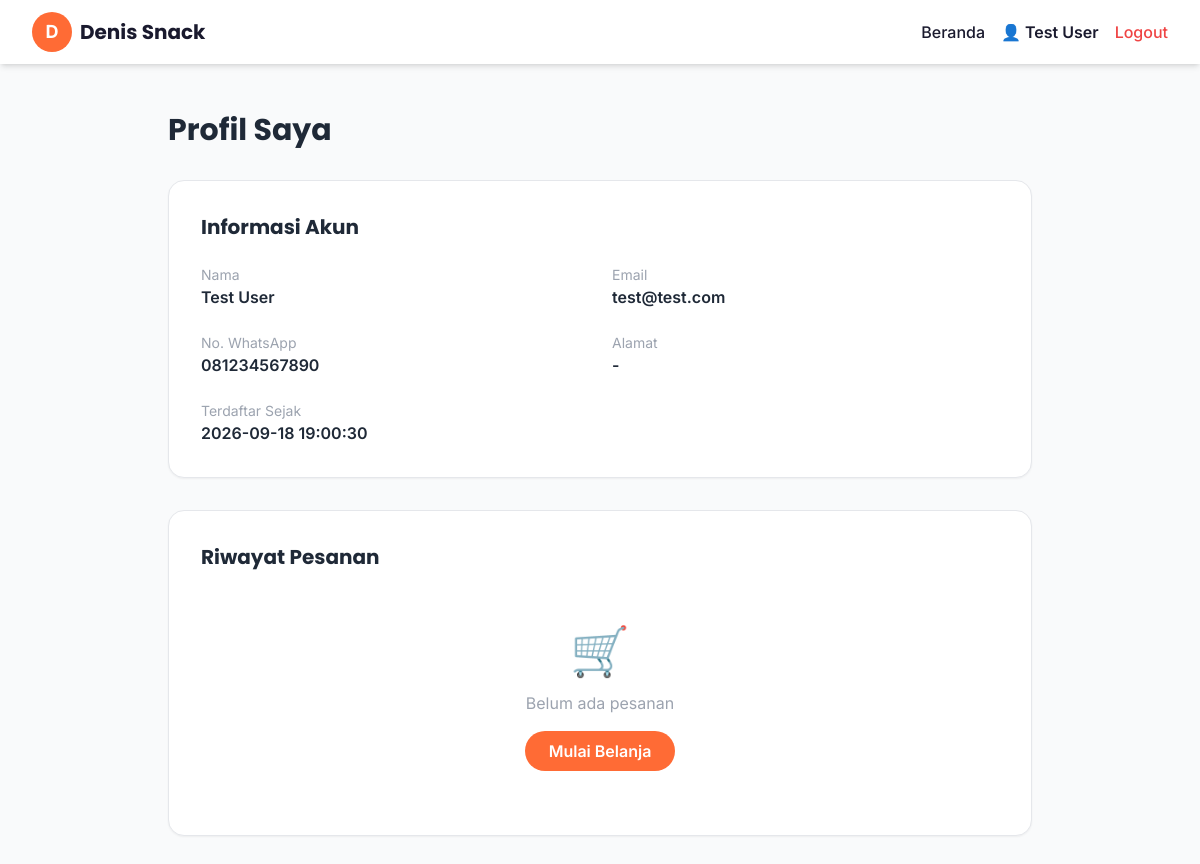
/profile (signed in), run on the app's committed database.
### tables this page shows
CREATE TABLE customers (
        id INTEGER PRIMARY KEY AUTOINCREMENT,
        name TEXT NOT NULL,
        email TEXT UNIQUE NOT NULL,
        phone TEXT,
        password TEXT NOT NULL,
        address TEXT,
        district TEXT,
        city TEXT,
        province TEXT,
        postal_code TEXT,
        created_at TIMESTAMP DEFAULT CURRENT_TIMESTAMP
    );

### app.py (the view)
@app.route('/profile')
def customer_profile():
    if not session.get('customer_id'):
        return redirect(url_for('customer_login'))
    conn = get_db()
    customer = conn.execute("SELECT * FROM customers WHERE id=?", (session['customer_id'],)).fetchone()
    orders = conn.execute("SELECT * FROM orders WHERE customer_id=? ORDER BY created_at DESC", (session['customer_id'],)).fetchall()
    conn.close()
    return render_template('customer_profile.html', customer=customer, orders=orders)

### app.py (called while the page is built, shortened)
def get_db():
    conn = sqlite3.connect(DB_PATH, timeout=10)
    conn.row_factory = sqlite3.Row
    conn.execute("PRAGMA foreign_keys = ON")
    conn.execute("PRAGMA busy_timeout = 5000")
    return conn

def get_settings():
    now = time.time()
    if _settings_cache['data'] is not None and now - _settings_cache['ts'] < 2:
        return _settings_cache['data']

def _norm_color(value, default):
    v = str(value or '').strip()
    if len(v) == 7 and v[0] == '#' and all(c in COLOR_VALID for c in v[1:]):
        return v
    if len(v) == 6 and all(c in COLOR_VALID for c in v):
        return '#' + v
    return default

def get_theme():
    s = get_settings()
    theme = {}
    for k, v in THEME_DEFAULTS.items():
        theme[k] = s.get('theme_' + k, v)
    for c in ('primary', 'secondary', 'accent', 'dark', 'light', 'success', 'info'):
        theme[c] = _norm_color(theme[c], THEME_DEFAULTS[c])
    if theme['font_scale'] not in ('small', 'normal', 'large'):
        theme['font_scale'] = 'normal'
    theme['product_cols'] = theme['product_cols'] if theme['product_cols'] in ('2', '3', '4') else '4'
    theme['body_class'] = 'theme-btn-{} theme-card-{} theme-font-{}'.format(
        theme['button_style'], theme['card_style'], theme['font_scale'])
    theme['body_class'] += ' theme-anim-off' if theme.get('animation') != '1' else ''
    return theme

@app.context_processor
def inject_globals():
    return {'theme': get_theme(), 'settings': get_settings()}

### templates/customer_profile.html (shortened to what this page needs)
<!DOCTYPE html>
<html lang="id">
<head>
    <script src="https://cdn.tailwindcss.com"></script>
</head>
<body class="bg-gray-50 min-h-screen {{ theme.body_class }}">
    <nav class="bg-white shadow-md sticky top-0 z-50">
        <div class="max-w-7xl mx-auto px-4 sm:px-6 lg:px-8">
            <div class="flex justify-between items-center h-16">
                <a href="/" class="flex items-center gap-2"><div class="w-10 h-10 bg-primary rounded-full flex items-center justify-center overflow-hidden">{% if theme.logo_type == 'image' and theme.logo_image %}<img src="/uploads/{{ theme.logo_image }}" alt="logo" class="w-full h-full object-cover">{% else %}<span class="text-white font-bold text-lg">{{ theme.logo_text or 'D' }}</span>{% endif %}</div><span class="font-display font-bold text-xl text-dark">{{ settings.get('shop_name', 'Denis Snack') }}</span></a>
                <div class="flex items-center gap-4"><a href="/" class="text-dark hover:text-primary font-medium">Beranda</a><span class="text-dark font-semibold">👤 {{ customer.name }}</span><a href="/logout" class="text-red-500 hover:text-red-600 font-medium">Logout</a></div>
            </div>
        </div>
    </nav>
    <main class="max-w-4xl mx-auto px-4 py-12">
        <h1 class="font-display text-3xl font-bold text-gray-800 mb-8">Profil Saya</h1>
        <div class="bg-white rounded-2xl shadow-sm border p-6 lg:p-8 mb-8">
            <h2 class="font-display font-bold text-xl text-gray-800 mb-6">Informasi Akun</h2>
            <div class="grid sm:grid-cols-2 gap-6">
                <div><p class="text-gray-400 text-sm">Nama</p><p class="font-semibold text-gray-800">{{ customer.name }}</p></div>
                <div><p class="text-gray-400 text-sm">Email</p><p class="font-semibold text-gray-800">{{ customer.email }}</p></div>
                <div><p class="text-gray-400 text-sm">No. WhatsApp</p><p class="font-semibold text-gray-800">{{ customer.phone or '-' }}</p></div>
                <div><p class="text-gray-400 text-sm">Alamat</p><p class="font-semibold text-gray-800">{{ customer.address or '-' }}</p></div>
                <div><p class="text-gray-400 text-sm">Terdaftar Sejak</p><p class="font-semibold text-gray-800">{{ customer.created_at }}</p></div>
            </div>
        </div>
        <div class="bg-white rounded-2xl shadow-sm border p-6 lg:p-8">
            <h2 class="font-display font-bold text-xl text-gray-800 mb-6">Riwayat Pesanan</h2>
            {% if orders %}
            <div class="space-y-4">
                {% for o in orders %}
                <a href="/my-orders/{{ o.id }}" class="block border rounded-xl p-4 hover:bg-gray-50 transition">
                    <div class="flex flex-col sm:flex-row sm:items-center justify-between gap-3">
                        <div>
                            <div class="flex items-center gap-2 mb-1">
                                <span class="font-display font-bold text-gray-800">#{{ o.invoice_no or o.id }}</span>
                                {% if o.status == 'pending' %}<span class="bg-yellow-100 text-yellow-600 px-2 py-0.5 rounded-full text-xs font-semibold">⏳ Pending</span>
                                {% elif o.status == 'paid' %}<span class="bg-blue-100 text-blue-600 px-2 py-0.5 rounded-full text-xs font-semibold">💳 Dibayar</span>
                                {% elif o.status == 'processing' %}<span class="bg-indigo-100 text-indigo-600 px-2 py-0.5 rounded-full text-xs font-semibold">📦 Diproses</span>
                                {% elif o.status == 'shipped' %}<span class="bg-purple-100 text-purple-600 px-2 py-0.5 rounded-full text-xs font-semibold">🚚 Dikirim</span>
                                {% elif o.status == 'completed' %}<span class="bg-green-100 text-green-600 px-2 py-0.5 rounded-full text-xs font-semibold">✅ Selesai</span>
                                {% elif o.status == 'cancelled' %}<span class="bg-red-100 text-red-600 px-2 py-0.5 rounded-full text-xs font-semibold">❌ Dibatalkan</span>
                                {% endif %}
                            </div>
                            <p class="text-gray-400 text-xs">{{ o.created_at }}</p>
                        </div>
                        <p class="font-display font-bold text-green-600">Rp {{ "{:,.0f}".format(o.total).replace(",", ".") }}</p>
                    </div>
                </a>
                {% endfor %}
            </div>
            {% else %}
            <div class="text-center py-8">
                <span class="text-5xl block mb-4">🛒</span>
                <p class="text-gray-400">Belum ada pesanan</p>
                <a href="/" class="inline-block mt-4 bg-primary text-white px-6 py-2 rounded-full hover:bg-orange-600 transition font-semibold">Mulai Belanja</a>
            </div>
            {% endif %}
        </div>
    </main>
</body>
</html>

### data on the page
customers: name "Test User", email "test@test.com", phone "081234567890", created_at "2026-09-18 19:00:30"

### other printed values
{{ theme.logo_text or 'D' }} "D"
{{ settings.get('shop_name', 'Denis Snack') }} "Denis Snack"
{{ customer.address or '-' }} "-"
